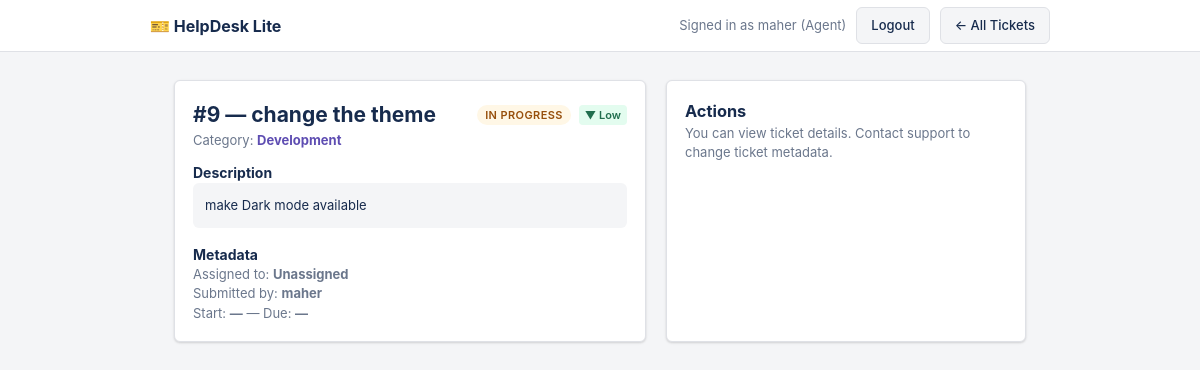
The page /tickets/9 (signed in) on the database its author committed.
### tables this page shows
CREATE TABLE tickets (
                id          INTEGER PRIMARY KEY AUTOINCREMENT,
                title       TEXT    NOT NULL,
                description TEXT    NOT NULL,
                status      TEXT    NOT NULL DEFAULT 'To Do',
                assigned_to TEXT
            , submitter TEXT, category TEXT NOT NULL DEFAULT 'Other', blocked INTEGER NOT NULL DEFAULT 0, start_date TEXT, due_date TEXT, priority TEXT NOT NULL DEFAULT 'Medium');

### server/main.py (the view)
@app.route("/tickets/<int:ticket_id>")
@login_required
def view_ticket(ticket_id):
    user = session.get("user")
    role = session.get("role")
    with get_db() as conn:
        row = conn.execute("SELECT * FROM tickets WHERE id = ?", (ticket_id,)).fetchone()
    if not row:
        abort(404, "Ticket not found.")
    ticket = dict(row)
    if role == "manager":
        pass
    elif role == "agent":
        if ticket.get("assigned_to") != user and ticket.get("submitter") != user:
            abort(403)
    else:
        if ticket.get("submitter") != user:
            abort(403)
    return render_template(
        "ticket_detail.html",
        ticket=ticket,
        categories=CATEGORIES,
        priorities=PRIORITIES,
        status_flow=STATUS_FLOW,
        status_colors=STATUS_COLORS,
        priority_colors=PRIORITY_COLORS,
        category_colors=CATEGORY_COLORS,
    )

### server/main.py (called while the page is built)
def login_required(view):
    @functools.wraps(view)
    def wrapped_view(*args, **kwargs):
        if not session.get("user"):
            return redirect(url_for("login"))
        return view(*args, **kwargs)
    return wrapped_view

@app.context_processor
def inject_user():
    return {
        "logged_in": "user" in session,
        "current_user": session.get("user"),
        "current_role": session.get("role"),
    }

def get_db():
    conn = sqlite3.connect(DB_PATH)
    conn.row_factory = sqlite3.Row
    return conn

### templates/ticket_detail.html (shortened to what this page needs)
<!DOCTYPE html>
<html lang="en">
<head>
    <link rel="stylesheet" href="/static/style.css">
</head>
<body>
    <header>
        <div class="header-inner">
            <a href="/tickets" class="logo">🎫 HelpDesk Lite</a>
            <div class="header-actions">
                {% if logged_in %}
                <span class="nav-user">Signed in as {{ current_user }} ({{ current_role | capitalize }})</span>
                <a href="/logout" class="btn btn-secondary">Logout</a>
                {% else %}
                <a href="/login" class="btn btn-secondary">Login</a>
                {% endif %}
                <a href="/tickets" class="btn btn-secondary">← All Tickets</a>
            </div>
        </div>
    </header>
    <main>
        <div class="detail-grid">
            <div class="detail-card">
                <div class="detail-meta">
                    <h2 style="margin:0;">#{{ ticket.id }} — {{ ticket.title }}</h2>
                    <div style="margin-left:auto; display:flex; gap:8px; align-items:center;">
                        <span class="badge"
                            style="background: {{ status_colors[ticket.status]['bg'] }}; color: {{ status_colors[ticket.status]['color'] }};">{{
                            ticket.status }}</span>
                        <span class="ticket-priority"
                            style="background: {{ priority_colors[ticket.priority or 'Medium']['bg'] }}; color: {{ priority_colors[ticket.priority or 'Medium']['color'] }};">{{
                            priority_colors[ticket.priority or 'Medium']['icon'] }} {{ ticket.priority or 'Medium'
                            }}</span>
                    </div>
                </div>
                <p class="muted">Category: <strong
                        style="color: {{ category_colors[ticket.category or 'Other']['color'] }}">{{ ticket.category or
                        'Other' }}</strong></p>
                <div class="detail-row">
                    <h4>Description</h4>
                    <p class="details-desc" style="padding:12px; background:var(--secondary); border-radius:6px;">{{
                        ticket.description }}</p>
                </div>
                <div class="detail-row">
                    <h4>Metadata</h4>
                    <p class="muted">Assigned to: <strong>{{ ticket.assigned_to or 'Unassigned' }}</strong></p>
                    <p class="muted">Submitted by: <strong>{{ ticket.submitter or '—' }}</strong></p>
                    <p class="muted">Start: <strong>{{ ticket.start_date or '—' }}</strong> — Due: <strong>{{
                            ticket.due_date or '—' }}</strong></p>
                </div>
            </div>
            <aside class="detail-card">
                <h3 style="margin-top:0;">Actions</h3>
                {% if current_role == 'manager' %}
                <form method="post" action="/tickets/{{ ticket.id }}/priority">
                    <input type="hidden" name="next" value="{{ request.path }}">
                    <label class="muted">Priority</label>
                    <select name="priority">
                        {% for p in priorities %}
                        <option value="{{ p }}" {% if p==ticket.priority %}selected{% endif %}>{{ p }}</option>
                        {% endfor %}
                    </select>
                    <div style="margin-top:8px;"><button class="btn btn-sm btn-secondary">Update</button></div>
                </form>
                <form method="post" action="/tickets/{{ ticket.id }}/classify" style="margin-top:12px;">
                    <input type="hidden" name="next" value="{{ request.path }}">
                    <label class="muted">Category</label>
                    <select name="category">
                        {% for c in categories %}
                        <option value="{{ c }}" {% if c==ticket.category %}selected{% endif %}>{{ c }}</option>
                        {% endfor %}
                    </select>
                    <div style="margin-top:8px;"><button class="btn btn-sm btn-secondary">Update</button></div>
                </form>
                <form method="post" action="/tickets/{{ ticket.id }}/assign" style="margin-top:12px;">
                    <input type="hidden" name="next" value="{{ request.path }}">
                    <label class="muted">Assign to</label>
                    <input type="text" name="assigned_to" value="{{ ticket.assigned_to or '' }}" placeholder="username">
                    <label class="muted" style="margin-top:8px;">Start date</label>
                    <input type="date" name="start_date" value="{{ ticket.start_date or '' }}">
                    <label class="muted" style="margin-top:8px;">Due date</label>
                    <input type="date" name="due_date" value="{{ ticket.due_date or '' }}">
                    <div style="margin-top:8px;"><button class="btn btn-sm btn-secondary">Save</button></div>
                </form>
                <form method="post" action="/tickets/{{ ticket.id }}/status" style="margin-top:12px;">
                    <input type="hidden" name="next" value="{{ request.path }}">
                    <label class="muted">Set status</label>
                    <select name="status">
                        {% for s in ['To Do','In Progress','In Review','Done'] %}
                        <option value="{{ s }}" {% if s==ticket.status %}selected{% endif %}>{{ s }}</option>
                        {% endfor %}
                    </select>
                    <div style="margin-top:8px;"><button class="btn btn-sm btn-primary">Change Status</button></div>
                </form>
                <div style="margin-top:12px; display:flex; gap:8px;">
                    <form method="post" action="/tickets/{{ ticket.id }}/block">
                        <input type="hidden" name="next" value="{{ request.path }}">
                        {% if ticket.blocked %}
                        <button class="btn btn-sm btn-secondary">Unblock</button>
                        {% else %}
                        <button class="btn btn-sm btn-secondary">Mark Blocked</button>
                        {% endif %}
                    </form>
                    {% if ticket.status == 'Done' and (current_role == 'manager' or ticket.submitter == current_user) %}
                    <form method="post" action="/tickets/{{ ticket.id }}/reopen">
                        <input type="hidden" name="next" value="{{ request.path }}">
                        <button class="btn btn-sm btn-secondary">Reopen</button>
                    </form>
                    {% endif %}
                </div>
                {% else %}
                <p class="muted">You can view ticket details. Contact support to change ticket metadata.</p>
                {% endif %}
            </aside>
        </div>
    </main>
</body>
</html>

### static/style.css (style rules this page uses)
*, *::before, *::after { box-sizing: border-box; margin: 0; padding: 0; }
:root { --bg: #f4f5f7; --surface: #ffffff; --border: #dfe1e6; --text: #172b4d; --text-muted: #6b778c; --primary: #0052cc; --primary-h: #0065ff; --secondary: #f4f5f7; --secondary-h: #ebecf0; --todo-bg: #e9f0ff; --todo-color: #0052cc; --ip-bg: #fff7e6; --ip-color: #974f0c; --done-bg: #e3fcef; --done-color: #006644; --radius: 6px; --shadow: 0 1px 3px rgba(0, 0, 0, .1), 0 1px 2px rgba(0, 0, 0, .06); }
body { font-family: -apple-system, BlinkMacSystemFont, "Segoe UI", Roboto, sans-serif; background: var(--bg); color: var(--text); line-height: 1.5; font-size: 14px; }
header { background: var(--surface); border-bottom: 1px solid var(--border); padding: 0 24px; height: 52px; position: sticky; top: 0; z-index: 10; }
.header-inner { max-width: 900px; margin: 0 auto; height: 100%; display: flex; align-items: center; justify-content: space-between; }
.logo { font-weight: 700; font-size: 16px; color: var(--text); text-decoration: none; }
.header-actions { display: flex; gap: 10px; align-items: center; }
.nav-user { color: var(--text-muted); font-size: 13px; }
main { max-width: 900px; margin: 0 auto; padding: 28px 24px 60px; }
.btn { display: inline-flex; align-items: center; gap: 4px; padding: 8px 14px; border-radius: var(--radius); font-size: 13px; font-weight: 500; cursor: pointer; border: none; text-decoration: none; transition: background .15s; white-space: nowrap; }
.btn-secondary { background: var(--secondary); color: var(--text); border: 1px solid var(--border); }
.badge { display: inline-block; padding: 2px 8px; border-radius: 20px; font-size: 11px; font-weight: 600; text-transform: uppercase; letter-spacing: .4px; }
.ticket-priority { display: inline-flex; align-items: center; gap: 3px; padding: 2px 6px; border-radius: 4px; font-size: 11px; font-weight: 600; white-space: nowrap; }
.details-desc { font-size: 13px; color: var(--text); margin-bottom: 16px; line-height: 1.6; padding: 12px; background: var(--secondary); border-radius: var(--radius); }

### templates/ticket_detail.html (style rules this page uses)
.detail-grid { display: grid; grid-template-columns: 1fr 360px; gap: 20px; }
.detail-card { background: var(--surface); border: 1px solid var(--border); border-radius: var(--radius); padding: 18px; box-shadow: var(--shadow); }
.detail-meta { display: flex; gap: 12px; align-items: center; }
.detail-row { margin-top: 12px; }
.muted { color: var(--text-muted); font-size: 13px; }

### rows shown on the page
tickets: submitter "maher", id "9", title "change the theme", status "IN PROGRESS", priority "▼", priority "Low", category "Development", description "make Dark mode available"

### other values the page prints
{{ current_role | capitalize }} "Agent"
{{ ticket.assigned_to or 'Unassigned' }} "Unassigned"
{{ ticket.start_date or '—' }} "—"
{{ ticket.due_date or '—' }} "—"
